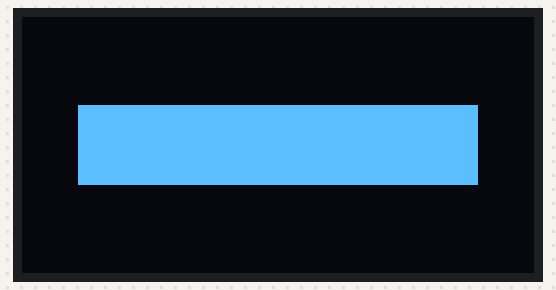
Bench run of a sketch on a simulated Arduino Uno, built with avr-gcc and run on an emulated ATmega328P. On the bench: 128×64 one-colour display.

Above: at 0.12 s.
At 0.88 s:
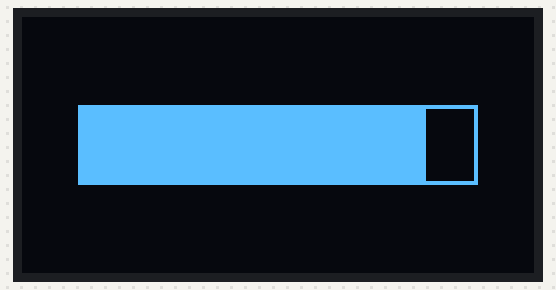
At 1.64 s:
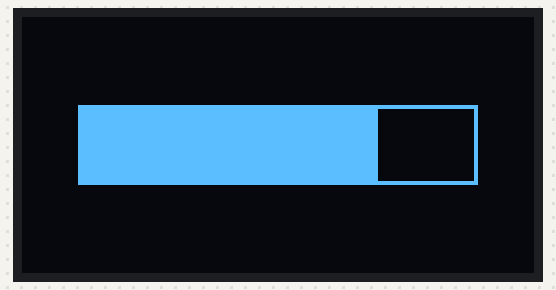
At 3.28 s:
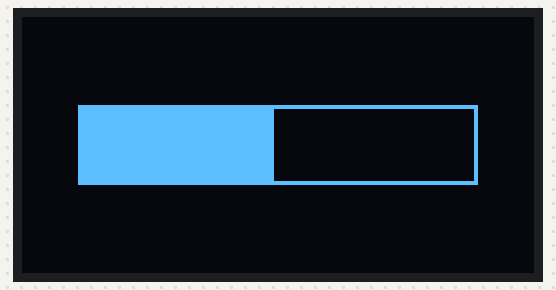
At 6.4 s:
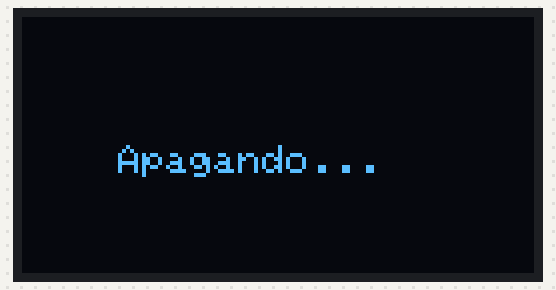
At 9.24 s:
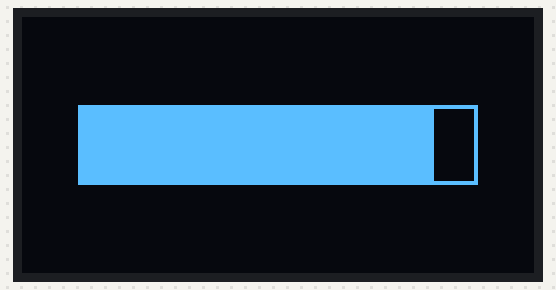

The sketch:

bateria2.ino
```cpp
#include <Wire.h>
#include <Adafruit_GFX.h>
#include <Adafruit_SSD1306.h>

#define SCREEN_WIDTH 128
#define SCREEN_HEIGHT 64

Adafruit_SSD1306 display(SCREEN_WIDTH, SCREEN_HEIGHT, &Wire, -1);

int batteryWidth = 100;   // Ancho de la batería
int batteryHeight = 20;   // Alto de la batería
int batteryX = (SCREEN_WIDTH - batteryWidth) / 2;  // Posición X centrada
int batteryY = (SCREEN_HEIGHT - batteryHeight) / 2; // Posición Y centrada
int batteryLevel = batteryWidth;  // Inicia al 100%
bool apagando = false;

void setup() {
  display.begin(SSD1306_SWITCHCAPVCC, 0x3C);
  display.clearDisplay();
  display.setTextSize(1);
  display.setTextColor(SSD1306_WHITE);
}

void loop() {
  display.clearDisplay();

  // Dibujar el contorno de la batería
  display.drawRect(batteryX, batteryY, batteryWidth, batteryHeight, SSD1306_WHITE);  // Batería exterior

  // Mostrar el nivel de la batería como un rectángulo dentro
  display.fillRect(batteryX + 1, batteryY + 1, batteryLevel - 2, batteryHeight - 2, SSD1306_WHITE);  // Batería interior (nivel)

  // Si la batería llega a 0%, mostrar "Apagando..."
  if (batteryLevel <= 0 && !apagando) {
    apagando = true;
    display.clearDisplay();
    display.setCursor(SCREEN_WIDTH / 2 - 40, SCREEN_HEIGHT / 2);
    display.print("Apagando...");
    display.display();
    delay(2000);  // Pausa de 2 segundos

    // Reiniciar la batería a 100%
    batteryLevel = batteryWidth;
    apagando = false;
  } else {
    // Decrecer el nivel de la batería (restar 2 píxeles en cada ciclo)
    if (!apagando) {
      batteryLevel -= 2;
    }
  }

  display.display();  // Actualizar la pantalla
  delay(100);  // Controlar la velocidad de la "descarga"
}
```

Measured:
- by itself, everything shown: repeats every 8.5 s, in 51 steps
- what the display in image 4 shows lasts 2.1 s, from 6.4 s to 8.5 s
